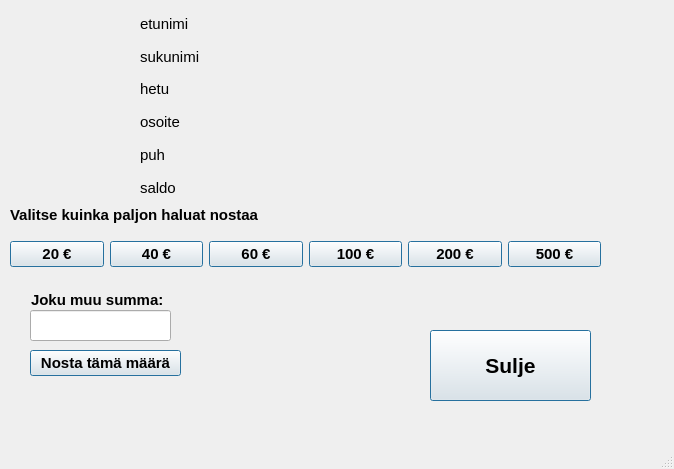
<?xml version="1.0" encoding="UTF-8"?>
<ui version="4.0">
 <class>nostarahaa</class>
 <widget class="QMainWindow" name="nostarahaa">
  <property name="geometry">
   <rect>
    <x>0</x>
    <y>0</y>
    <width>674</width>
    <height>469</height>
   </rect>
  </property>
  <property name="font">
   <font>
    <pointsize>8</pointsize>
   </font>
  </property>
  <property name="windowTitle">
   <string>MainWindow</string>
  </property>
  <property name="styleSheet">
   <string notr="true"/>
  </property>
  <widget class="QWidget" name="centralwidget">
   <widget class="QLabel" name="label">
    <property name="geometry">
     <rect>
      <x>10</x>
      <y>200</y>
      <width>321</width>
      <height>31</height>
     </rect>
    </property>
    <property name="font">
     <font>
      <pointsize>11</pointsize>
      <weight>75</weight>
      <bold>true</bold>
     </font>
    </property>
    <property name="focusPolicy">
     <enum>Qt::StrongFocus</enum>
    </property>
    <property name="text">
     <string>Valitse kuinka paljon haluat nostaa</string>
    </property>
   </widget>
   <widget class="QLabel" name="label_2">
    <property name="geometry">
     <rect>
      <x>31</x>
      <y>291</y>
      <width>141</width>
      <height>18</height>
     </rect>
    </property>
    <property name="font">
     <font>
      <pointsize>11</pointsize>
      <weight>75</weight>
      <bold>true</bold>
     </font>
    </property>
    <property name="text">
     <string>Joku muu summa:</string>
    </property>
   </widget>
   <widget class="QLineEdit" name="nostoTaulu">
    <property name="geometry">
     <rect>
      <x>30</x>
      <y>310</y>
      <width>141</width>
      <height>31</height>
     </rect>
    </property>
    <property name="font">
     <font>
      <pointsize>11</pointsize>
     </font>
    </property>
   </widget>
   <widget class="QPushButton" name="nostoNappi">
    <property name="geometry">
     <rect>
      <x>30</x>
      <y>350</y>
      <width>151</width>
      <height>26</height>
     </rect>
    </property>
    <property name="font">
     <font>
      <pointsize>11</pointsize>
      <weight>75</weight>
      <bold>true</bold>
     </font>
    </property>
    <property name="cursor">
     <cursorShape>PointingHandCursor</cursorShape>
    </property>
    <property name="text">
     <string>Nosta tämä määrä</string>
    </property>
    <property name="default">
     <bool>true</bool>
    </property>
   </widget>
   <widget class="QPushButton" name="nappiSulje">
    <property name="geometry">
     <rect>
      <x>430</x>
      <y>330</y>
      <width>161</width>
      <height>71</height>
     </rect>
    </property>
    <property name="font">
     <font>
      <pointsize>16</pointsize>
      <weight>75</weight>
      <bold>true</bold>
     </font>
    </property>
    <property name="cursor">
     <cursorShape>PointingHandCursor</cursorShape>
    </property>
    <property name="text">
     <string>Sulje</string>
    </property>
    <property name="default">
     <bool>true</bool>
    </property>
   </widget>
   <widget class="QWidget" name="">
    <property name="geometry">
     <rect>
      <x>10</x>
      <y>240</y>
      <width>591</width>
      <height>28</height>
     </rect>
    </property>
    <property name="font">
     <font>
      <weight>75</weight>
      <bold>true</bold>
     </font>
    </property>
    <property name="cursor">
     <cursorShape>PointingHandCursor</cursorShape>
    </property>
    <layout class="QHBoxLayout" name="horizontalLayout">
     <item>
      <widget class="QPushButton" name="nappiNosta20">
       <property name="font">
        <font>
         <pointsize>11</pointsize>
         <weight>75</weight>
         <bold>true</bold>
        </font>
       </property>
       <property name="cursor">
        <cursorShape>PointingHandCursor</cursorShape>
       </property>
       <property name="text">
        <string>20 €</string>
       </property>
       <property name="default">
        <bool>true</bool>
       </property>
      </widget>
     </item>
     <item>
      <widget class="QPushButton" name="nappiNosta40">
       <property name="font">
        <font>
         <pointsize>11</pointsize>
         <weight>75</weight>
         <bold>true</bold>
        </font>
       </property>
       <property name="cursor">
        <cursorShape>PointingHandCursor</cursorShape>
       </property>
       <property name="text">
        <string>40 €</string>
       </property>
       <property name="default">
        <bool>true</bool>
       </property>
      </widget>
     </item>
     <item>
      <widget class="QPushButton" name="nappiNosta60">
       <property name="font">
        <font>
         <pointsize>11</pointsize>
         <weight>75</weight>
         <bold>true</bold>
        </font>
       </property>
       <property name="cursor">
        <cursorShape>PointingHandCursor</cursorShape>
       </property>
       <property name="text">
        <string>60 €</string>
       </property>
       <property name="default">
        <bool>true</bool>
       </property>
      </widget>
     </item>
     <item>
      <widget class="QPushButton" name="nappiNosta100">
       <property name="font">
        <font>
         <pointsize>11</pointsize>
         <weight>75</weight>
         <bold>true</bold>
        </font>
       </property>
       <property name="cursor">
        <cursorShape>PointingHandCursor</cursorShape>
       </property>
       <property name="text">
        <string>100 €</string>
       </property>
       <property name="default">
        <bool>true</bool>
       </property>
      </widget>
     </item>
     <item>
      <widget class="QPushButton" name="nappiNosta200">
       <property name="font">
        <font>
         <pointsize>11</pointsize>
         <weight>75</weight>
         <bold>true</bold>
        </font>
       </property>
       <property name="cursor">
        <cursorShape>PointingHandCursor</cursorShape>
       </property>
       <property name="text">
        <string>200 €</string>
       </property>
       <property name="default">
        <bool>true</bool>
       </property>
      </widget>
     </item>
     <item>
      <widget class="QPushButton" name="nappiNosta500">
       <property name="font">
        <font>
         <pointsize>11</pointsize>
         <weight>75</weight>
         <bold>true</bold>
        </font>
       </property>
       <property name="cursor">
        <cursorShape>PointingHandCursor</cursorShape>
       </property>
       <property name="text">
        <string>500 €</string>
       </property>
       <property name="default">
        <bool>true</bool>
       </property>
      </widget>
     </item>
    </layout>
   </widget>
   <widget class="QWidget" name="">
    <property name="geometry">
     <rect>
      <x>140</x>
      <y>10</y>
      <width>351</width>
      <height>191</height>
     </rect>
    </property>
    <layout class="QVBoxLayout" name="verticalLayout">
     <item>
      <widget class="QLabel" name="etunimilbl">
       <property name="font">
        <font>
         <pointsize>11</pointsize>
        </font>
       </property>
       <property name="text">
        <string>etunimi</string>
       </property>
      </widget>
     </item>
     <item>
      <widget class="QLabel" name="sukunimilbl">
       <property name="font">
        <font>
         <pointsize>11</pointsize>
        </font>
       </property>
       <property name="text">
        <string>sukunimi</string>
       </property>
      </widget>
     </item>
     <item>
      <widget class="QLabel" name="hetulbl">
       <property name="font">
        <font>
         <pointsize>11</pointsize>
        </font>
       </property>
       <property name="text">
        <string>hetu</string>
       </property>
      </widget>
     </item>
     <item>
      <widget class="QLabel" name="osoitelbl">
       <property name="font">
        <font>
         <pointsize>11</pointsize>
        </font>
       </property>
       <property name="text">
        <string>osoite</string>
       </property>
      </widget>
     </item>
     <item>
      <widget class="QLabel" name="puhlbl">
       <property name="font">
        <font>
         <pointsize>11</pointsize>
        </font>
       </property>
       <property name="text">
        <string>puh</string>
       </property>
      </widget>
     </item>
     <item>
      <widget class="QLabel" name="saldolbl">
       <property name="font">
        <font>
         <pointsize>11</pointsize>
        </font>
       </property>
       <property name="text">
        <string>saldo</string>
       </property>
      </widget>
     </item>
    </layout>
   </widget>
  </widget>
  <widget class="QMenuBar" name="menubar">
   <property name="geometry">
    <rect>
     <x>0</x>
     <y>0</y>
     <width>674</width>
     <height>18</height>
    </rect>
   </property>
  </widget>
  <widget class="QStatusBar" name="statusbar"/>
 </widget>
 <resources/>
 <connections/>
</ui>
